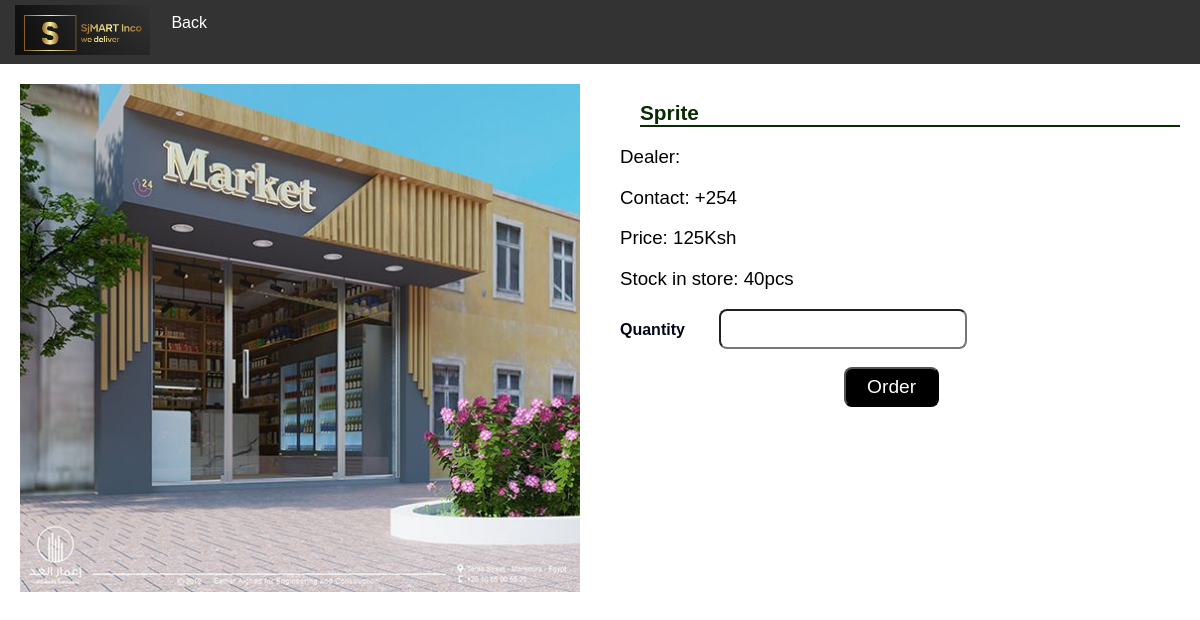
Screenshot of /mart/buy/1/ with the database file from the repository.
### mart/models.py (models this page shows, shortened)
class Acquisition(models.Model):
    brand_id = models.AutoField(primary_key=True)
    name = models.ForeignKey("name",on_delete=models.CASCADE,null=True)
    distr = models.ForeignKey('suppliers',null=True,on_delete=models.CASCADE)
    brand = models.CharField(max_length=45, null=True)
    price = models.IntegerField(null=True)
    quantity = models.IntegerField(null = True)

### mart/views.py (the view)
# urls.py: path('buy/<int:brand_id>/', views.buy, name='buy'),
def buy(request,brand_id):
    if request.method == 'POST':
        x=Acquisition.objects.get(pk = brand_id)
        order = request.POST.get('quantity')
        x.quantity +=int(order)
        x.save()
        return redirect("mart:goods")
    name = get_object_or_404(Acquisition,pk = brand_id)
    context = {
        "brand":name,
    }
    return render(request,'mart/buy.html',context)

### mart/templates/mart/buy.html (shortened to what this page needs)
<!DOCTYPE html>
<html>
<head>
    {% load static %}
    <link rel="stylesheet" href="{% static 'mart/style.css' %}">
</head>
<body>
    <div class="navbar">
        <div class="logo">
        <img src="{% static 'mart/images/logo.png' %}" alt="Logo"  height="50">
        </div>
        <a href="{% url 'mart:goods' %}">Back</a>
    </div>
    <div class="container">
        <div class="image-column">
            <img class="image" src="{% static 'mart/images/market.jpg' %}" alt="Image">
        </div>
        <div class="form-column">
            <form method="post" action="{% url 'mart:buy' brand.brand_id %}">
               <h2>{{brand.brand}}</h2>
               <h3>Dealer:  {{brand.dealer}}</h3>
               <h3>Contact:  +254{{brand.dealer_contact}}</h3>
               <h3>Price:  {{brand.price}}Ksh</h3>
               <h3>Stock in store:  {{brand.quantity}}pcs</h3>
               <label for="b" style="margin-left: auto;">Quantity</label>
               <input type="number" id="b"  name="quantity" style="margin-left: 30px;"><br><br>
               <input type="submit" value="Order" style="margin-left: 40%;color: white;background-color: black;width: 17%;">
            </form>
        </div>
    </div>
</body>
</html>

### mart/static/mart/style.css (style rules this page uses)
form label { font: 1.3em; font-family: Arial, Helvetica, sans-serif; margin-left: 20px; color: rgb(1, 5, 24); font-weight: bold; }
form input[type=text],[type=number] { width: 40%; margin-left: 20px; padding: 7px 10px; border-radius: 8px; font-size: 1.2em; }
form input[type=submit] { width: 10%; margin-left: 400px; padding: 7px 10px; font-size: 1.2em; border-radius: 8px; }
h2 { margin-left: 20px; font-family: Arial, Helvetica, sans-serif; font-size: 1.3em; color: rgb(10, 44, 2); }
body { margin: 0; padding: 0; font-family: Arial, sans-serif; }
.logo { float: left; padding: 5px; margin-left: 10px; }
h2 { border-bottom: 2px solid ; }
a { text-decoration: none; }

### mart/templates/mart/buy.html (style rules this page uses)
body { margin: 0; padding: 0; font-family: Arial, sans-serif; }
.navbar { overflow: hidden; background-color: #333; }
.navbar a { float: left; font-size: 16px; color: white; text-align: center; padding: 14px 16px; text-decoration: none; }
.logo { float: left; padding: 5px; margin-left: 10px; }
.container { display: flex; align-items: flex-start; }
.form-column { flex: 1; padding: 20px; }
.image-column { flex: 1; padding: 20px; }
.image { max-width: 100%; height: auto; }
h3,input label { margin-left: auto; font-family: Arial, Helvetica, sans-serif; font-weight: normal; }
h2 { border-bottom: 2px solid; }

### rows the page displays
Acquisition: brand "Sprite", price "125", quantity "40"
